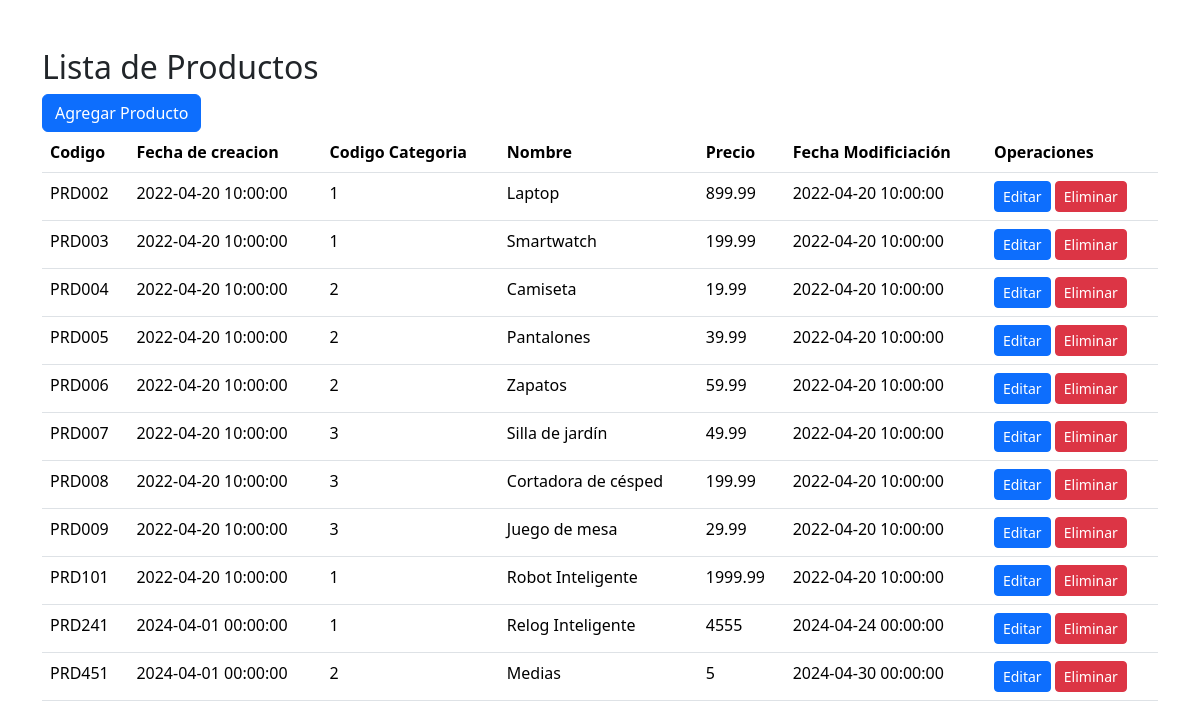
Screenshot of /PruebaTec/Views/index.php with the database file from the repository.
### tables this page shows
CREATE TABLE `product` (
  `IdProduct` int NOT NULL AUTO_INCREMENT,
  `code` varchar(45) DEFAULT NULL,
  `name` varchar(45) DEFAULT NULL,
  `price` float DEFAULT NULL,
  `createdAt` datetime DEFAULT NULL,
  `updatedAt` datetime DEFAULT NULL,
  `fk_category` int NOT NULL,
  PRIMARY KEY (`IdProduct`),
  UNIQUE KEY `code_UNIQUE` (`code`),
  KEY `idcategory_idx` (`fk_category`),
  CONSTRAINT `FkCategory` FOREIGN KEY (`fk_category`) REFERENCES `category` (`idCategory`)
);

### PruebaTec/Data/DataBaseFunctions.php (called while the page is built, shortened)
<?php
    function getProducts() {
        $connection = getDatabaseConnection();
        $sql = "CALL ListarProductos()";
        $result = $connection->query($sql);
        $products = array();
        if ($result) {
            while ($row = $result->fetch_assoc()) {
                $products[] = $row;
            }
        } else {
            die("Error al ejecutar la consulta: " . $connection->error);
        }
        return $products;
    }
?>

### PruebaTec/Views/index.php (the view, shortened to what this page needs)
<!DOCTYPE html>
<html lang="en">
<head>
    <link rel="stylesheet" href="https://cdn.jsdelivr.net/npm/bootstrap@5.3.3/dist/css/bootstrap.min.css">
</head>
<body>
    <div class="container my-5">
        <h2>Lista de Productos</h2>
        <a class="btn btn-primary" href="/PhpCrud/PruebaTec/Views/FormCreate.php" role="button">Agregar Producto</a>
        <br>
        <table class="table">
            <thead>
                <tr>
                    <th>Codigo</th>
                    <th>Fecha de creacion</th>
                    <th>Codigo Categoria</th>
                    <th>Nombre</th>
                    <th>Precio</th>
                    <th>Fecha Modificiación</th>
                    <th>Operaciones</th>
                </tr>
            </thead>
            <tbody>
            <?php
                require_once "../Data/DatabaseFunctions.php";
                $products = getProducts();
                foreach ($products as $product) {
                    echo "
                    <tr>
                        <td>" . $product['code'] . "</td>
                        <td>" . $product['createdAt'] . "</td>
                        <td>" . $product['fk_category'] . "</td>
                        <td>" . $product['name'] . "</td>
                        <td>" . $product['price'] . "</td>
                        <td>" . $product['updatedAt'] . "</td>
                        <td>
                            <a class='btn btn-primary btn-sm' href='/PhpCrud/PruebaTec/Views/Edit.php?id=" . $product['IdProduct'] . "'>Editar</a>
                            <a class='btn btn-danger btn-sm' href='/PhpCrud/PruebaTec/Views/Delete.php?id=" . $product['IdProduct'] . "'>Eliminar</a>
                        </td>
                    </tr>
                    ";
                }
            ?>
            </tbody>
        </table>
    </div>
</body>
</html>

### rows the page displays
product: code "PRD002", createdAt "2022-04-20 10:00:00", fk_category "1", name "Laptop", price "899.99", updatedAt "2022-04-20 10:00:00"
product: code "PRD003", createdAt "2022-04-20 10:00:00", fk_category "1", name "Smartwatch", price "199.99", updatedAt "2022-04-20 10:00:00"
product: code "PRD004", createdAt "2022-04-20 10:00:00", fk_category "2", name "Camiseta", price "19.99", updatedAt "2022-04-20 10:00:00"
product: code "PRD005", createdAt "2022-04-20 10:00:00", fk_category "2", name "Pantalones", price "39.99", updatedAt "2022-04-20 10:00:00"
product: code "PRD006", createdAt "2022-04-20 10:00:00", fk_category "2", name "Zapatos", price "59.99", updatedAt "2022-04-20 10:00:00"
product: code "PRD007", createdAt "2022-04-20 10:00:00", fk_category "3", name "Silla de jardín", price "49.99", updatedAt "2022-04-20 10:00:00"
product: code "PRD008", createdAt "2022-04-20 10:00:00", fk_category "3", name "Cortadora de césped", price "199.99", updatedAt "2022-04-20 10:00:00"
product: code "PRD009", createdAt "2022-04-20 10:00:00", fk_category "3", name "Juego de mesa", price "29.99", updatedAt "2022-04-20 10:00:00"
product: code "PRD101", createdAt "2022-04-20 10:00:00", fk_category "1", name "Robot Inteligente", price "1999.99", updatedAt "2022-04-20 10:00:00"
product: code "PRD241", createdAt "2024-04-01 00:00:00", fk_category "1", name "Relog Inteligente", price "4555", updatedAt "2024-04-24 00:00:00"
product: code "PRD451", createdAt "2024-04-01 00:00:00", fk_category "2", name "Medias", price "5", updatedAt "2024-04-30 00:00:00"
